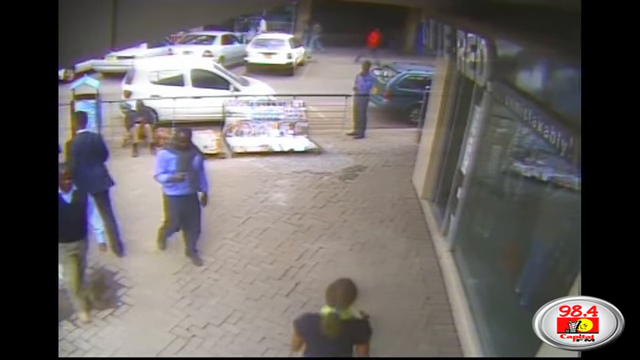
#> input picture frame 205 of media/cctv-video.mkv, 640 x 360 px
$ python open_video.py
#> lines starting #> are read from the running program, lines starting #| are printed output that depends on the picture
import cv2

cap = cv2.VideoCapture('cctv-video.mkv')

while cap.isOpened():
    ret, frame = cap.read()
#> frame is the input picture: shape (360, 640, 3); mean B, G, R 99.1, 99.9, 104.7
    gray = cv2.cvtColor(frame, cv2.COLOR_BGR2GRAY)
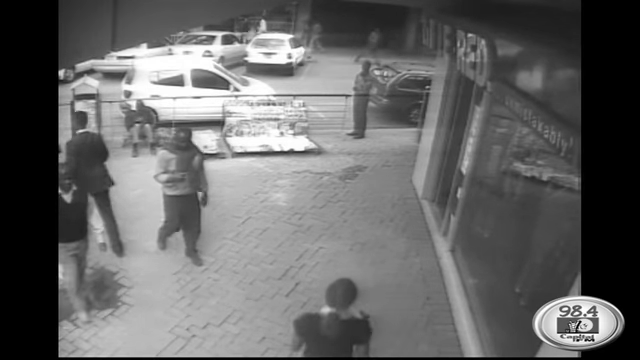
#> gray: shape (360, 640); min 0, max 255, mean 101.3
    cv2.imshow('frame', frame)
    if cv2.waitKey(1) & 0xFF == ord('q'):
#> (key q is pressed here)
        break

cap.release()
cv2.destroyAllWindows()

$ run again, starting later in the video
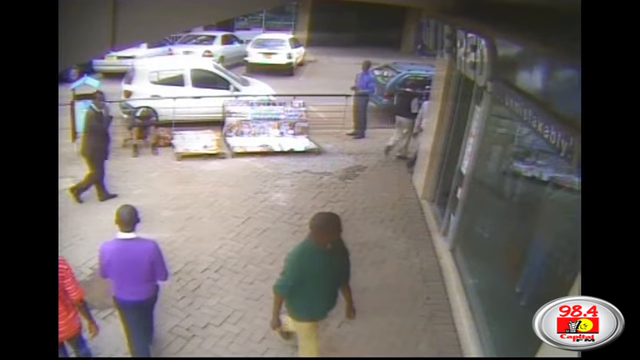
#> input picture frame 923 of media/cctv-video.mkv, 640 x 360 px
#> frame is the input picture: shape (360, 640, 3); mean B, G, R 98.9, 99.8, 106
#> `gray = cv2.cvtColor(frame, cv2.COLOR_BGR2GRAY)`:
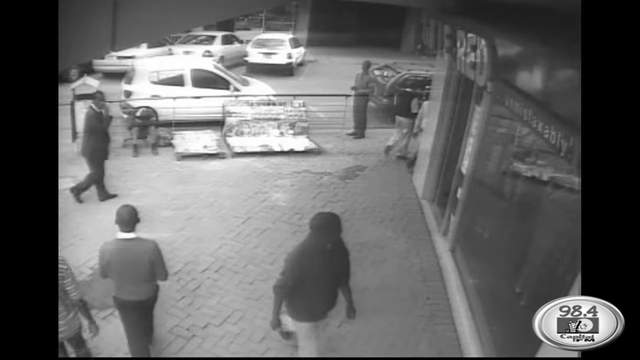
#> gray: shape (360, 640); min 0, max 255, mean 101.5

$ run again, starting later in the video
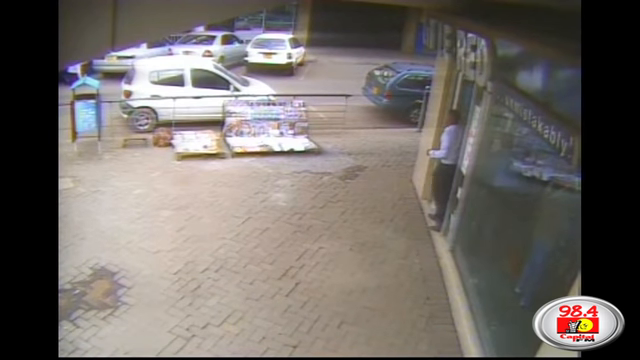
#> input picture frame 1642 of media/cctv-video.mkv, 640 x 360 px
#> frame is the input picture: shape (360, 640, 3); mean B, G, R 103.2, 107.5, 113.8
#> `gray = cv2.cvtColor(frame, cv2.COLOR_BGR2GRAY)`:
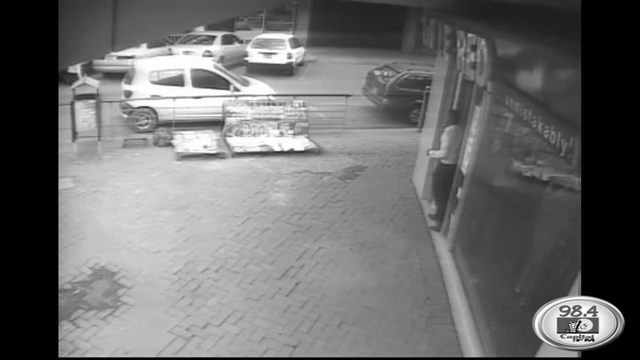
#> gray: shape (360, 640); min 0, max 255, mean 108.9
